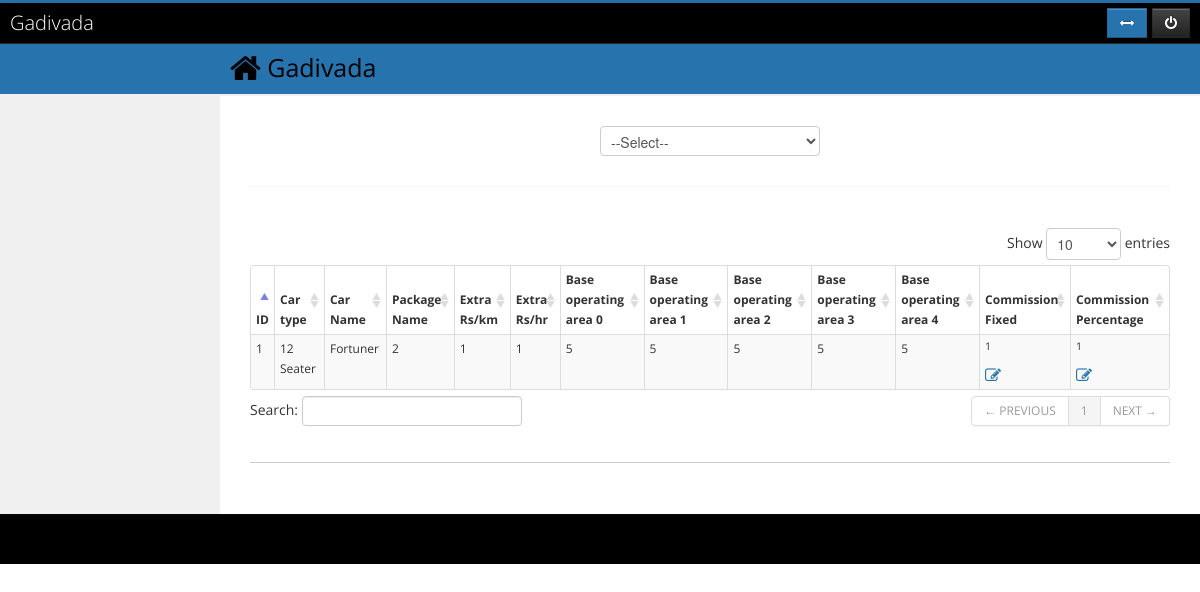
The page /index.php/admin_c/local_package_commission on the database as committed earlier.
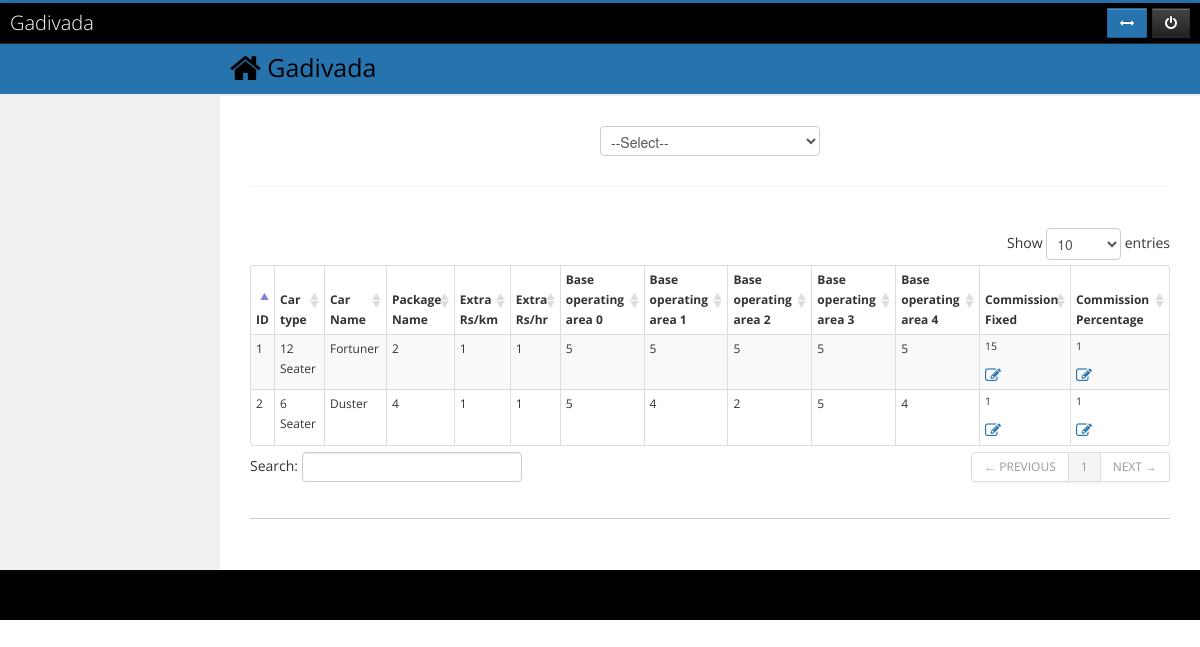
The same page on the database as committed later.
### tables this page shows
CREATE TABLE IF NOT EXISTS `pricing_local` (
  `ID` int(11) NOT NULL AUTO_INCREMENT,
  `inventory_id` int(11) NOT NULL,
  `agent_id` int(11) NOT NULL,
  `price_for` varchar(50) NOT NULL COMMENT '1-Fexible, 2-Package',
  `car_type_id` int(11) NOT NULL,
  `car_model_id` int(11) NOT NULL,
  `package` varchar(200) DEFAULT NULL,
  `extra_per_km` int(11) NOT NULL DEFAULT '1',
  `extra_per_hr` int(11) NOT NULL DEFAULT '1',
  `min_halt_time` varchar(40) DEFAULT '1',
  `price_per_min_booking_time` int(11) DEFAULT '1',
  `price_per_km` int(11) DEFAULT '1',
  `commision_fixed` int(11) NOT NULL DEFAULT '1',
  `commision_percentage` int(11) NOT NULL DEFAULT '1',
  `base_operating_area_0` varchar(40) DEFAULT '1',
  `base_operating_area_1` varchar(40) DEFAULT '1',
  `base_operating_area_2` varchar(40) DEFAULT '1',
  `base_operating_area_3` varchar(40) DEFAULT '1',
  `base_operating_area_4` varchar(40) DEFAULT '1',
  `status` int(2) NOT NULL DEFAULT '1',
  PRIMARY KEY (`ID`),
  KEY `FK_pricing_local.car_type_id` (`car_type_id`),
  KEY `FK_pricing_local.car_model_id` (`car_model_id`),
  KEY `FK_pricing_local.inventory_id` (`inventory_id`)
);

CREATE TABLE IF NOT EXISTS `car_type` (
  `ID` int(11) NOT NULL AUTO_INCREMENT,
  `TYPE_NAME` varchar(100) DEFAULT NULL,
  PRIMARY KEY (`ID`)
);

CREATE TABLE IF NOT EXISTS `car_model` (
  `ID` int(11) NOT NULL AUTO_INCREMENT,
  `TYPE_ID` int(11) NOT NULL DEFAULT '0',
  `MODEL_NAME` varchar(100) NOT NULL,
  PRIMARY KEY (`ID`)
);

### application/controllers/admin_c.php (called while the page is built, shortened)
<?php if ( ! defined('BASEPATH')) exit('No direct script access allowed');
class Admin_c extends CI_Controller {
	function __construct()
	{
		$this->load->model('admin_m');
		$this->load->model('city_m');
		$this->load->model('car_type_m');
		$this->load->model('area_m');
		$this->load->model('car_model_m');
		$this->load->model('features_m');
		$this->load->model('packages_m');
		$this->load->model('discounts_m');
		$this->load->model('pricing_m');
		$this->load->model('cancellation_m');
	}
	public function local_package_commission()
	{
		$data['com'] = 'active';
		$data['localPackData'] = $this->pricing_m->get_all_local_flexible_data('package');
		$this->load->view('admin/local_package_commission',$data);
	}
}
?>

### index.php (called while the page is built, shortened)
<?php
require_once BASEPATH.'core/CodeIgniter.php';

### application/models/pricing_m.php (called while the page is built, shortened)
<?php
Class Pricing_m extends CI_Model{
	function get_all_local_flexible_data($type='')
	{
			$this->db->join('inventory', 'inventory.ID = pricing_local.inventory_id');
			$this->db->join('car_type', 'car_type.ID = pricing_local.car_type_id');
			$this->db->join('car_model', 'car_model.TYPE_ID = car_type.ID and car_model.ID = pricing_local.car_model_id ');
			$this->db->join('package_outstation', 'package_outstation.ID = pricing_local.package','left');
			if($type == 'package'){
				$this->db->where('price_for','Package');
			}
			$this->db->distinct();
		$query=$this->db->get()->result();
		return $query;
	}
}
?>

### application/views/admin/local_package_commission.php (the view, shortened to what this page needs)
<div align="center">
<form name="myform" method="post" action="<?php echo base_url()?>admin_c/commission_select">
	<select name='comm' onchange="this.form.submit()">
		<option value="">--Select--</option>
	</select>
</form>
</div>
<div id="collapse4" class="body">
	<div id="blockmsg" style="display:none; cursor: default; padding:10px;">
		<h6>Are you sure, you want to save changes ?</h6>
		<br />
	</div>
	<h3>Local Package Commission</h3>
	<table id="dataTable" class="table table-bordered table-condensed table-hover table-striped">
		<thead>
			<tr>
				<th>ID</th>
				<th>Car type</th>
				<th>Car Name</th>
				<th>Package Name</th>
				<th>Extra Rs/km</th>
				<th>Extra Rs/hr</th>
				<th>Base operating area 0</th>
				<th>Base operating area 1</th>
				<th>Base operating area 2</th>
				<th>Base operating area 3</th>
				<th>Base operating area 4</th>
				<th>Commission Fixed</th>
				<th>Commission Percentage</th>
			</tr>
		</thead>
		<tbody>
		<?php $numbers = 1;
		foreach($localPackData as $row){ ?>
		<tr>
			<td><?php echo $numbers ?></td>
			<td><?php echo $row->TYPE_NAME ?></td>
			<td><?php echo $row->MODEL_NAME ?></td>
			<td><?php echo $row->package ?></td>
			<td><?php echo $row->extra_per_km ?></td>
			<td><?php echo $row->extra_per_hr ?></td>
			<td><?php echo $row->base_operating_area_0 ?></td>
			<td><?php echo $row->base_operating_area_1 ?></td>
			<td><?php echo $row->base_operating_area_2 ?></td>
			<td><?php echo $row->base_operating_area_3 ?></td>
			<td><?php echo $row->base_operating_area_4 ?></td>
			<td>
				<span id="span_<?php echo $row->ID?>"><?php echo $row->commision_fixed ?></span>
				<a id="<?php echo 'edit_'.$row->ID?>" class="icon-edit icon-large"
				    onclick="fixed_edit(<?php echo $row->ID?>);"
					href="javascript:void(0);" >
				</a>
			</td>
			<td>
				<span id="span1_<?php echo $row->ID?>"><?php echo $row->commision_percentage ?></span>
				<a id="<?php echo 'edit1_'.$row->ID?>" class="icon-edit icon-large"
				    onclick="percentage_edit(<?php echo $row->ID?>);"
					href="javascript:void(0);" >
				</a>
			</td>
		<?php $numbers ++; ?>
		</tr>
		<?php } ?>
		</tbody>
	</table>
</div>

Rows that differ between the two databases and show on the page:
changed pricing_local "12 Seater": commision_fixed "1" → "15"
added pricing_local: car_type.TYPE_NAME "6 Seater", car_model.MODEL_NAME "Duster", package "4", extra_per_km "1", extra_per_hr "1", base_operating_area_0 "5", base_operating_area_1 "4", base_operating_area_2 "2", base_operating_area_3 "5", base_operating_area_4 "4", commision_fixed "1", commision_percentage "1"
